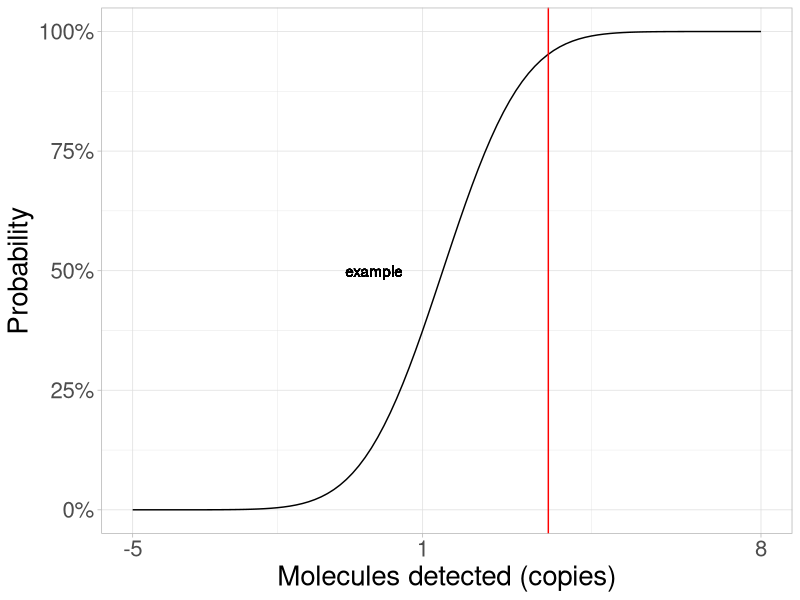

R code for this plot:
install.packages('ggplot2', dep = TRUE)
install.packages('ggpubr', dep= TRUE)
library(ggplot2)
library(MASS)
copies=c(100,10,1)
number.positive=c(8,8,3)
number=cbind(number.positive,number.negative=8-number.positive)
result.probit=glm(number ~ copies,family=binomial(link=probit))
result.probit$coefficients
dose.p(result.probit, p=.95)
dose_plot<--5:8
df<-data.frame(dose_plot)
curve<-ggplot(df,aes(dose_plot))
curve<- curve+stat_function(fun=function(dose_plot) (pnorm(result.probit$coefficients[1]+(result.probit$coefficients[2]*dose_plot))))
curve<-curve + scale_y_continuous(labels = scales::percent)
curve<- curve + scale_x_continuous(breaks=c(-5, 1, 8))
curve<-curve + labs(x = "Molecules detected (copies)", y = "Probability")
curve<- curve+theme_light()
curve <- curve + theme(text = element_text(size = 20))
curve<- curve +geom_vline(aes(xintercept=3.6), colour = "red")
curve<-curve+ geom_text(aes(0,0.5,label='example', hjust=0.5))
